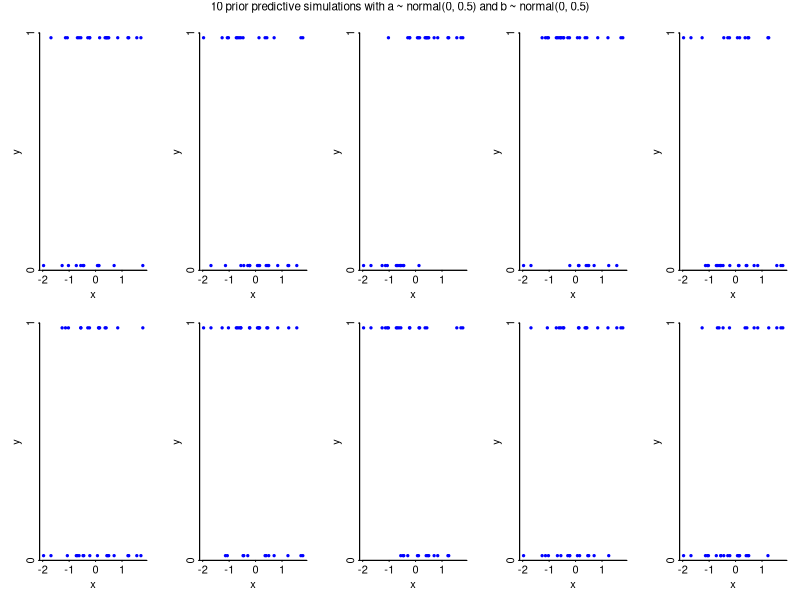
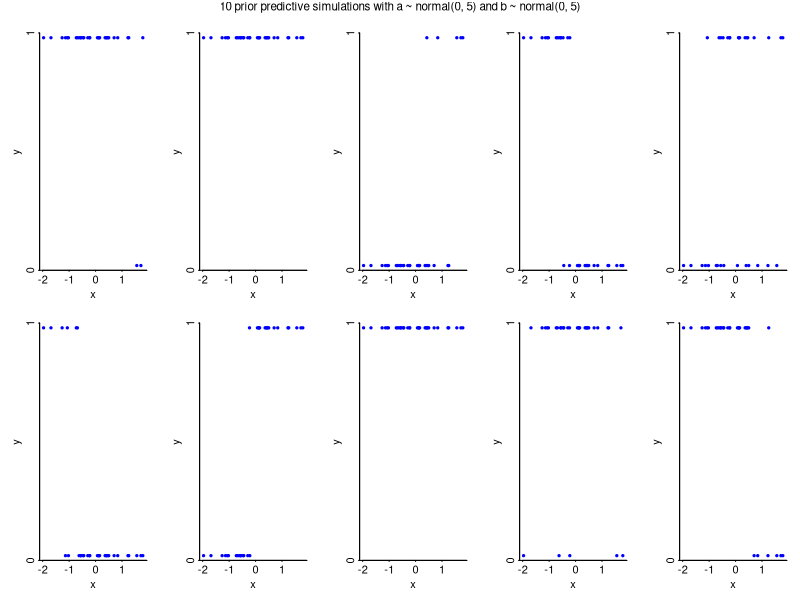
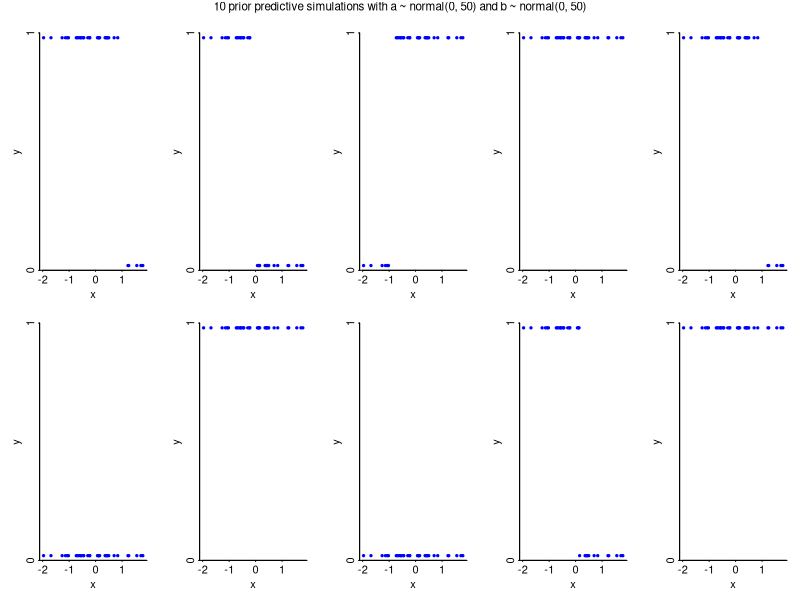

The R script that drew these images, in order:
set.seed(123)

invlogit <- plogis
n <- 32
x <- rnorm(n, 0, 1)

prior_predictive <- function(x, mu_a, sigma_a, mu_b, sigma_b) {
  a <- rnorm(1, mu_a, sigma_a)
  b <- rnorm(1, mu_b, sigma_b)
  y <- rbinom(length(x), 1, invlogit(a + b*x))
  plot(range(x), c(0,1), xlab="x", ylab="y", xaxt ="n", yaxt = "n", yaxs="i", bty="l", type="n")
  axis(1, seq(-2,2,1))
  axis(2, c(0, 1))
  points(x, 0.5 + 0.96*(y - 0.5), cex=.7, pch=20, col="blue")
}

pdf("multiplechoice_prior_predictive_1.pdf", height=2.5, width=7.5)
par(oma=c(0,0,1.5,0), mfrow=c(2,5), mar=c(3,3,1,1), mgp=c(1.3,.2,0), tck=-.01)
for (loop in 1:10) {
  prior_predictive(x, 0, 0.5, 0, 0.5)
}
mtext("10 prior predictive simulations with a ~ normal(0, 0.5) and b ~ normal(0, 0.5)", side=3, line=.5, outer=TRUE, cex=.7)
dev.off()

pdf("multiplechoice_prior_predictive_2.pdf", height=2.5, width=7.5)
par(oma=c(0,0,1.5,0), mfrow=c(2,5), mar=c(3,3,1,1), mgp=c(1.3,.2,0), tck=-.01)
for (loop in 1:10) {
  prior_predictive(x, 0, 5, 0, 5)
}
mtext("10 prior predictive simulations with a ~ normal(0, 5) and b ~ normal(0, 5)", side=3, line=.5, outer=TRUE, cex=.7)
dev.off()

pdf("multiplechoice_prior_predictive_3.pdf", height=2.5, width=7.5)
par(oma=c(0,0,1.5,0), mfrow=c(2,5), mar=c(3,3,1,1), mgp=c(1.3,.2,0), tck=-.01)
for (loop in 1:10) {
  prior_predictive(x, 0, 50, 0, 50)
}
mtext("10 prior predictive simulations with a ~ normal(0, 50) and b ~ normal(0, 50)", side=3, line=.5, outer=TRUE, cex=.7)
dev.off()
